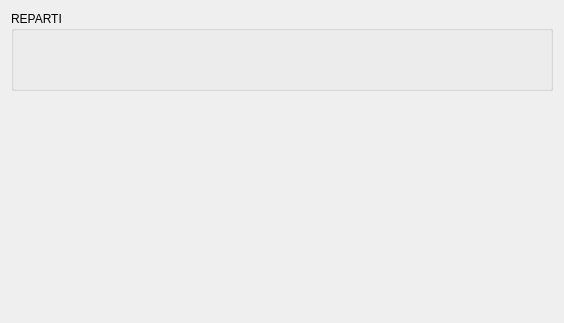
<?xml version="1.0" encoding="UTF-8"?>
<ui version="4.0">
 <class>AreaLavoro</class>
 <widget class="QWidget" name="AreaLavoro">
  <property name="geometry">
   <rect>
    <x>0</x>
    <y>0</y>
    <width>564</width>
    <height>323</height>
   </rect>
  </property>
  <property name="windowTitle">
   <string>Form</string>
  </property>
  <layout class="QVBoxLayout" name="verticalLayout">
   <item>
    <widget class="QGroupBox" name="repartiBox">
     <property name="minimumSize">
      <size>
       <width>0</width>
       <height>80</height>
      </size>
     </property>
     <property name="title">
      <string>REPARTI</string>
     </property>
    </widget>
   </item>
   <item>
    <widget class="QStackedWidget" name="articoliBox">
     <property name="sizePolicy">
      <sizepolicy hsizetype="Preferred" vsizetype="Preferred">
       <horstretch>0</horstretch>
       <verstretch>4</verstretch>
      </sizepolicy>
     </property>
    </widget>
   </item>
  </layout>
 </widget>
 <resources/>
 <connections/>
</ui>
